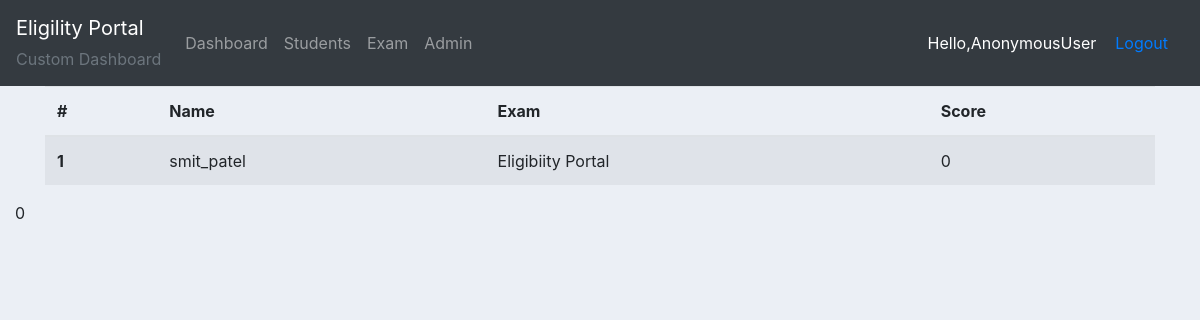
Screenshot of /adminapp/studentrecords/1/1 with the database file from the repository.
### exam/models.py (models this page shows)
class Student(models.Model):
    user = models.OneToOneField(User, on_delete=models.CASCADE)
    college = models.ForeignKey(College, on_delete=models.CASCADE, related_name='college')
    roll_no = models.CharField(max_length=15)

class Exam(models.Model):
    exam_name = models.CharField(max_length=100)
    college = models.ForeignKey(College, on_delete=models.CASCADE, related_name='exam')
    def __str__(self):
        return self.exam_name

### adminapp/views.py (the view)
# urls.py: path('studentrecords/<int:exam_id>/<int:college_id>', views.studentrecord, name="studentrecords"),
def studentrecord(request,exam_id, college_id):
    students = Student.objects.filter(college=college_id)
    exam = Exam.objects.get(id=exam_id)
    score_list = []
    for student in students:
        score = 0
        records = Record.objects.filter(exam_id=exam_id,student_id=student.user.id).exclude(answer='N')
        for record in records:
            question = Question.objects.get(id=record.question_id)
            if question.answer == record.answer:
                score += 2
        score_list.append(score)
    context={'students':students, 'score_list':score_list, 'exam':exam}
    return render(request, 'adminapp/studentrecord.html', context)

### adminapp/templates/adminapp/studentrecord.html
{% extends 'adminapp/main.html' %}
{% block content %}
<div class="container">
    <table class="table table-striped">
        <thead>
          <tr>
            <th scope="col">#</th>
            <th scope="col">Name</th>
            <th scope="col">Exam</th>
            <th scope="col">Score</th>
          </tr>
        </thead>
        <tbody>
            {% for student in students %}
                <tr>
                    <th scope="row">{{ forloop.counter }}</th>
                    <td>{{student.user.username}}</td>
                    <td>{{exam}}</td>
                    {% for score in score_list %}
                        {% if forloop.parentloop.counter == forloop.counter %}
                        <td>{{score}}</td>
                        {% endif %}
                    {% endfor %}
                </tr>
            {% endfor %}
        </tbody>
      </table>
  </div>
  {% for score in score_list %}
  {{score}}<br>
  {% endfor %}
{% endblock content %}

### adminapp/static/adminapp/css/main.css (style rules this page uses)
body { background-color: #ebeff5; }

### rows the page displays
Student: user.username "smit_patel", score_list "0"
Exam: exam_name "Eligibiity Portal"

### other values shown
{{ request.user }} "AnonymousUser"
{{ score }} "0"
